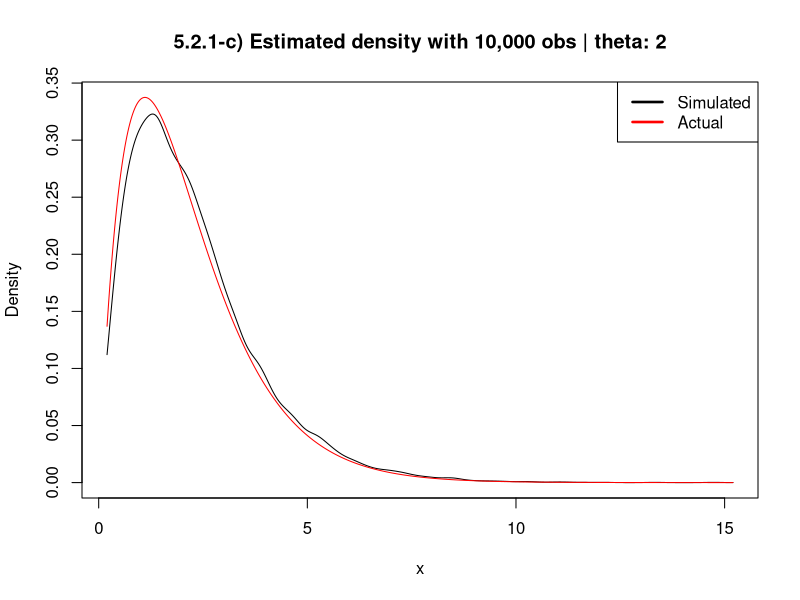
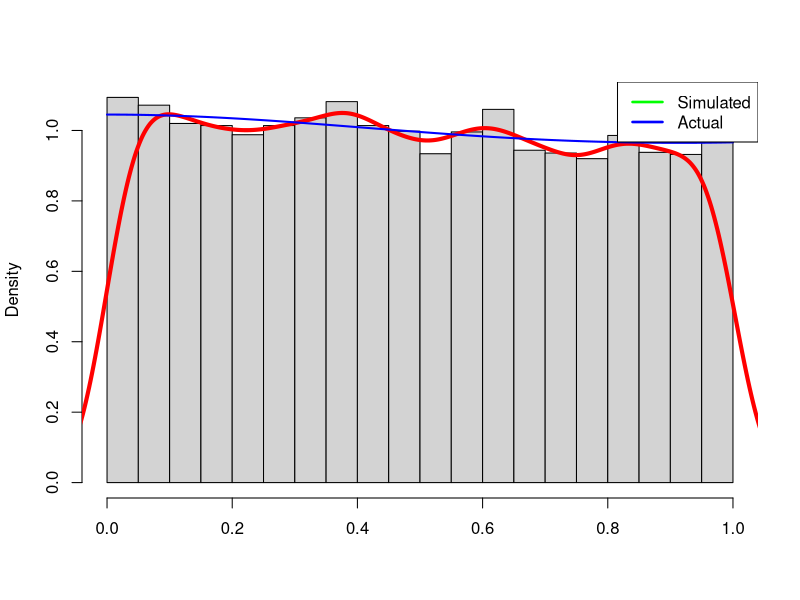

Write the R code that produced these figures, in order. (Note: this script raises an error after producing the figures.)
## ---- chunk 1
rs1b <- function(N,theta) {
  
  X <- rep(0,N);
  pi1 <- 2*gamma(theta)/(2*gamma(theta)+gamma(theta+0.5))
  pi2 <- 1-pi1
  
  for (i in 1:N) {
    if (runif(1) > pi1) { X[i] <- rgamma(1,shape=theta,scale=1)}
    else { X[i] <- rgamma(1,shape=theta+0.5,scale=1)  }
  }
  return(X);
}
rs1b(100,3)
## ---- chunk 2
rs1c <- function(N,theta) {
  
  X <- rep(0,N);
  
  for (i in 1:N) {
    while (1) {
      Y = rs1b(1, theta); 
      if (runif(1) < sqrt(4+Y)/(sqrt(Y)+2)) {
        X[i] = Y; break;
      }
    }
  }
  return(X);
}

theta <- 2

sample1c <-rs1c(10000,theta)

## Estimate the density and compare it to q(x) to see if they are
## proportional to each other
## Specify on which interval the density function is to be estimated
intvl=c(.2, floor(max(sample1c)+1)+.2);

## Specify the number of points in the interval on which density is
## to be estimated.  The points are equally spaced in the interval,
## with the first one and last one being the end points of the interval
n.p=1+(intvl[2]-intvl[1])/0.02;

## Estimate the density.  The returned is a 
df.obj = density(sample1c, from=intvl[1], to=intvl[2], n=n.p)
x = df.obj$x;
df = df.obj$y;

## Calculate the value of q(x) 
q.val = (4+x)^0.5 * x^(theta-1)*exp(-x);

## Make the two on the same scale
q.val = q.val*mean(df)/mean(q.val);

plot(ts(cbind(df, q.val), start=intvl[1], deltat=diff(intvl)/(n.p-1)),
     plot.type="single", col=c("black", "red"),
     ylab="Density", xlab="x", 
     main = paste("5.2.1-c) Estimated density with 10,000 obs | theta:", theta));

legend('topright', legend=c("Simulated","Actual"),lty=c(1,1), 
       lwd=c(2.5,2.5),col=c('black','red'))
## ---- chunk 3
rsa = function(n, theta, beta)
{
   ho = runif(n)
   number = sum( ho < beta(theta, 1)/( 2*beta(1, beta) + beta(theta, 1) ) )
   data = c(rbeta(number, theta, 1), rbeta(n-number, 1, beta))
   return(data)
}
algorithm3 = function(n, theta, beta)
{
   data = c()
   while( length(data) <= n )
   {
      ho = runif(1); x = rsa(1, theta, beta)
      q = (x^(theta - 1)/(1+x^2)) + sqrt(2+x^2)*(1-x)^(beta-1)
      g = x^(theta -1) + 2*(1-x)^(beta-1)
      if(ho <= q/g)
         data= c(data, x)
   }
   return(data)
}
theta = 1
beta = 1
integrand = function(x)
{
   (x^(theta - 1)/(1+x^2)) + sqrt(2+x^2)*(1-x)^(beta-1)
}
integral = integrate(integrand, 0, 1)
aa = algorithm3(10000, theta, beta)
hist(aa,freq=F,xlab='',main='')
lines(density(aa),col="red",lwd=4)
curve( ((x^(theta - 1)/(1+x^2)) + sqrt(2+x^2)*(1-x)^(beta-1))/as.numeric(integral[1]),
       add = T,col="blue",lwd=2)
legend('topright', legend=c("Simulated","Actual"),lty=c(1,1),
       lwd=c(2.5,2.5),col=c('green','blue'))
## ---- chunk 4
rsb = function(N, theta, beta)
{
  data = c()
  while(length(data) <= N )
  {
    d =sample(c(0,1),1)
    u = runif(1); 
    if(d == 0)
    {   
      ho = rbeta(1,theta, 1)
      q = (ho^(theta - 1)/(1+ho^2))
      g = ho^(theta -1) 
      if(u <= q/g)
        data= c(data, ho)
    }   
    else {
      x = rbeta(1, 1, beta)
      q = sqrt(2+ho^2)*(1-ho)^(beta-1)
      g = 2*(1-ho)^(beta-1)
      if(u <= q/g)
        data= c(data, ho)
    }
  }
  return(data)
}

theta = 1 
beta = 1

Func_ = function(x)
{
  (x^(theta - 1)/(1+x^2))+sqrt(2+x^2)*(1-x)^(beta-1)
}
integral = integrate(Func_, 0, 1)
tem = rsb(10000, theta, beta)
hist(tem,freq=F,xlab='',main='')
lines(density(tem),col="red",lwd=4)
curve( ((x^(theta - 1)/(1+x^2)) + sqrt(2+x^2)*(1-x)^(beta-1))/as.numeric(integral[1]),
       add = T,col="blue",lwd=2)
legend('topright', legend=c("Simulated","Actual"),lty=c(1,1),
       lwd=c(2.5,2.5),col=c('green','blue'))
